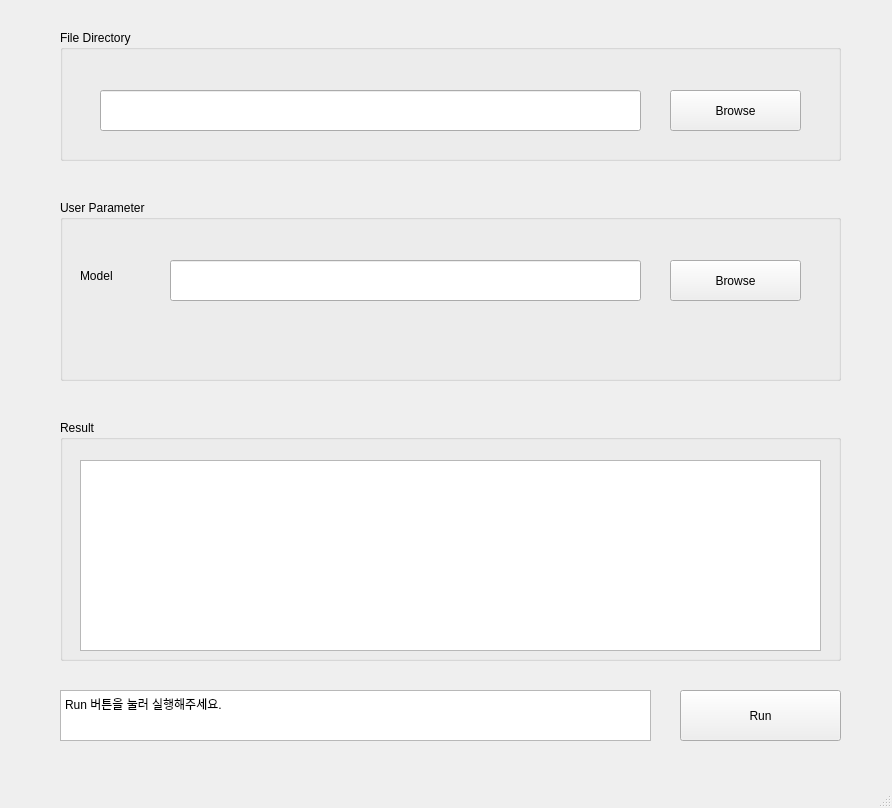
<?xml version="1.0" encoding="UTF-8"?>
<ui version="4.0">
 <class>MainWindow</class>
 <widget class="QMainWindow" name="MainWindow">
  <property name="geometry">
   <rect>
    <x>0</x>
    <y>0</y>
    <width>892</width>
    <height>808</height>
   </rect>
  </property>
  <property name="windowTitle">
   <string>ASAC_Project</string>
  </property>
  <property name="animated">
   <bool>true</bool>
  </property>
  <widget class="QWidget" name="centralwidget">
   <widget class="QGroupBox" name="groupBox">
    <property name="geometry">
     <rect>
      <x>60</x>
      <y>30</y>
      <width>781</width>
      <height>131</height>
     </rect>
    </property>
    <property name="title">
     <string>File Directory</string>
    </property>
    <widget class="QLineEdit" name="folderDir">
     <property name="geometry">
      <rect>
       <x>40</x>
       <y>60</y>
       <width>541</width>
       <height>41</height>
      </rect>
     </property>
     <property name="cursor">
      <cursorShape>IBeamCursor</cursorShape>
     </property>
    </widget>
    <widget class="QPushButton" name="browseDir">
     <property name="geometry">
      <rect>
       <x>610</x>
       <y>60</y>
       <width>131</width>
       <height>41</height>
      </rect>
     </property>
     <property name="text">
      <string>Browse</string>
     </property>
    </widget>
   </widget>
   <widget class="QGroupBox" name="groupBox_2">
    <property name="geometry">
     <rect>
      <x>60</x>
      <y>200</y>
      <width>781</width>
      <height>181</height>
     </rect>
    </property>
    <property name="title">
     <string>User Parameter</string>
    </property>
    <widget class="QLabel" name="label">
     <property name="geometry">
      <rect>
       <x>20</x>
       <y>60</y>
       <width>71</width>
       <height>31</height>
      </rect>
     </property>
     <property name="text">
      <string>Model</string>
     </property>
    </widget>
    <widget class="QLineEdit" name="modelName">
     <property name="geometry">
      <rect>
       <x>110</x>
       <y>60</y>
       <width>471</width>
       <height>41</height>
      </rect>
     </property>
    </widget>
    <widget class="QPushButton" name="modelDir">
     <property name="geometry">
      <rect>
       <x>610</x>
       <y>60</y>
       <width>131</width>
       <height>41</height>
      </rect>
     </property>
     <property name="text">
      <string>Browse</string>
     </property>
    </widget>
   </widget>
   <widget class="QPushButton" name="runButton">
    <property name="geometry">
     <rect>
      <x>680</x>
      <y>690</y>
      <width>161</width>
      <height>51</height>
     </rect>
    </property>
    <property name="text">
     <string>Run</string>
    </property>
   </widget>
   <widget class="QGroupBox" name="groupBox_3">
    <property name="geometry">
     <rect>
      <x>60</x>
      <y>420</y>
      <width>781</width>
      <height>241</height>
     </rect>
    </property>
    <property name="title">
     <string>Result</string>
    </property>
    <widget class="QTextEdit" name="resultTxt">
     <property name="geometry">
      <rect>
       <x>20</x>
       <y>40</y>
       <width>741</width>
       <height>191</height>
      </rect>
     </property>
    </widget>
   </widget>
   <widget class="QTextEdit" name="progressTxt">
    <property name="geometry">
     <rect>
      <x>60</x>
      <y>690</y>
      <width>591</width>
      <height>51</height>
     </rect>
    </property>
    <property name="html">
     <string>&lt;!DOCTYPE HTML PUBLIC &quot;-//W3C//DTD HTML 4.0//EN&quot; &quot;http://www.w3.org/TR/REC-html40/strict.dtd&quot;&gt;
&lt;html&gt;&lt;head&gt;&lt;meta name=&quot;qrichtext&quot; content=&quot;1&quot; /&gt;&lt;style type=&quot;text/css&quot;&gt;
p, li { white-space: pre-wrap; }
&lt;/style&gt;&lt;/head&gt;&lt;body style=&quot; font-family:'Sans Serif'; font-size:9pt; font-weight:400; font-style:normal;&quot;&gt;
&lt;p style=&quot; margin-top:0px; margin-bottom:0px; margin-left:0px; margin-right:0px; -qt-block-indent:0; text-indent:0px;&quot;&gt;Run 버튼을 눌러 실행해주세요.&lt;/p&gt;&lt;/body&gt;&lt;/html&gt;</string>
    </property>
   </widget>
  </widget>
  <widget class="QMenuBar" name="menubar">
   <property name="geometry">
    <rect>
     <x>0</x>
     <y>0</y>
     <width>892</width>
     <height>20</height>
    </rect>
   </property>
  </widget>
  <widget class="QStatusBar" name="statusbar"/>
 </widget>
 <resources/>
 <connections/>
</ui>
